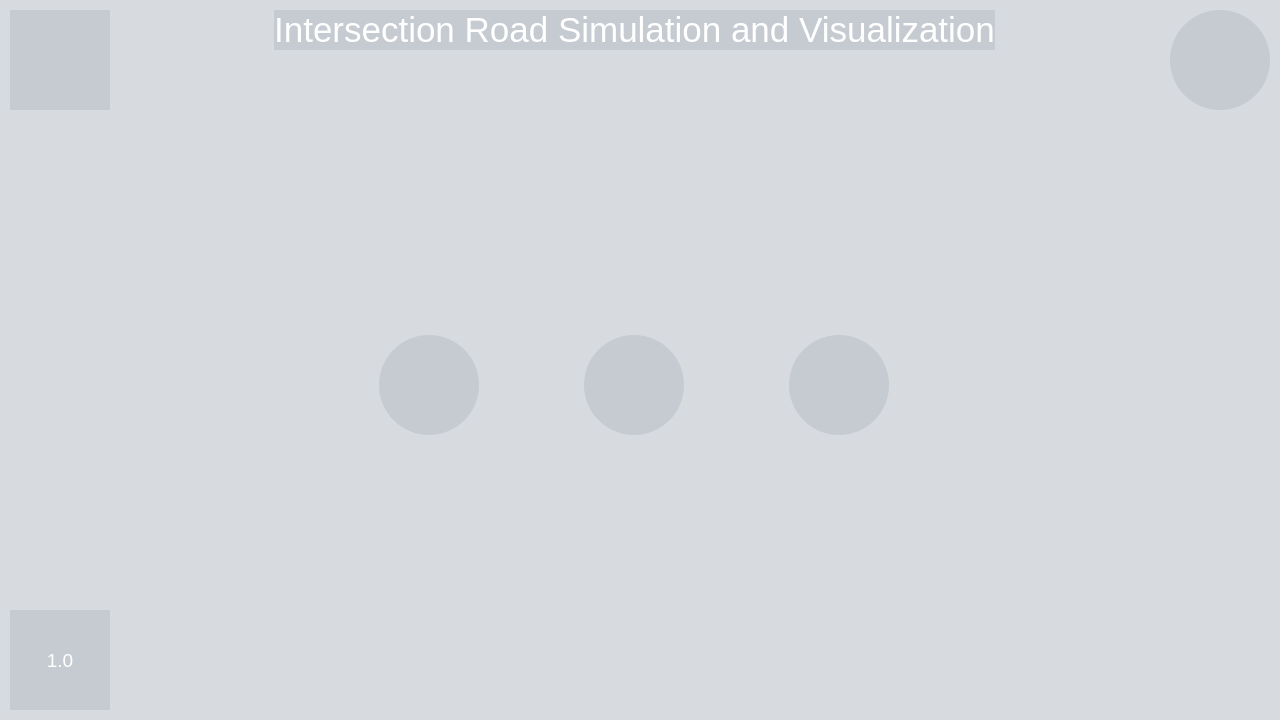
<?xml version="1.0" encoding="UTF-8"?>
<ui version="4.0">
 <class>IntroPage</class>
 <widget class="QWidget" name="IntroPage">
  <property name="geometry">
   <rect>
    <x>0</x>
    <y>0</y>
    <width>1280</width>
    <height>720</height>
   </rect>
  </property>
  <property name="windowTitle">
   <string>Form</string>
  </property>
  <property name="styleSheet">
   <string notr="true">QWidget{
background-color: rgba(44, 62, 80, 25);
}



QLabel{
color: rgb(255, 255, 255);
}

QPushButton{
 border-width:1px;
 border-radius:50px;
 border-color: red;
 max-width:100px;
 max-height:100px;
 min-width:100px;
 min-height:100px;

}
QPushButton::hover{
background-color: rgb(52, 73, 94);
}
</string>
  </property>
  <layout class="QHBoxLayout" name="horizontalLayout">
   <property name="spacing">
    <number>0</number>
   </property>
   <property name="leftMargin">
    <number>0</number>
   </property>
   <property name="topMargin">
    <number>0</number>
   </property>
   <property name="rightMargin">
    <number>0</number>
   </property>
   <property name="bottomMargin">
    <number>0</number>
   </property>
   <item>
    <layout class="QVBoxLayout" name="verticalLayout">
     <property name="spacing">
      <number>10</number>
     </property>
     <property name="leftMargin">
      <number>10</number>
     </property>
     <property name="topMargin">
      <number>10</number>
     </property>
     <property name="rightMargin">
      <number>10</number>
     </property>
     <property name="bottomMargin">
      <number>10</number>
     </property>
     <item>
      <widget class="QLabel" name="m_AppIcon">
       <property name="minimumSize">
        <size>
         <width>100</width>
         <height>100</height>
        </size>
       </property>
       <property name="maximumSize">
        <size>
         <width>100</width>
         <height>100</height>
        </size>
       </property>
       <property name="baseSize">
        <size>
         <width>50</width>
         <height>50</height>
        </size>
       </property>
       <property name="text">
        <string/>
       </property>
       <property name="pixmap">
        <pixmap resource="../resource.qrc">:/icon/Image/Logo-AI.png</pixmap>
       </property>
       <property name="scaledContents">
        <bool>true</bool>
       </property>
      </widget>
     </item>
     <item>
      <spacer name="verticalSpacer">
       <property name="orientation">
        <enum>Qt::Vertical</enum>
       </property>
       <property name="sizeHint" stdset="0">
        <size>
         <width>20</width>
         <height>40</height>
        </size>
       </property>
      </spacer>
     </item>
     <item>
      <widget class="QLabel" name="m_VersionNumber">
       <property name="minimumSize">
        <size>
         <width>100</width>
         <height>100</height>
        </size>
       </property>
       <property name="maximumSize">
        <size>
         <width>100</width>
         <height>100</height>
        </size>
       </property>
       <property name="baseSize">
        <size>
         <width>100</width>
         <height>100</height>
        </size>
       </property>
       <property name="font">
        <font>
         <family>Segoe UI</family>
         <pointsize>14</pointsize>
        </font>
       </property>
       <property name="layoutDirection">
        <enum>Qt::LeftToRight</enum>
       </property>
       <property name="text">
        <string>1.0</string>
       </property>
       <property name="scaledContents">
        <bool>true</bool>
       </property>
       <property name="alignment">
        <set>Qt::AlignCenter</set>
       </property>
      </widget>
     </item>
    </layout>
   </item>
   <item>
    <spacer name="horizontalSpacer">
     <property name="orientation">
      <enum>Qt::Horizontal</enum>
     </property>
     <property name="sizeHint" stdset="0">
      <size>
       <width>186</width>
       <height>20</height>
      </size>
     </property>
    </spacer>
   </item>
   <item>
    <layout class="QVBoxLayout" name="verticalLayout_3">
     <property name="spacing">
      <number>10</number>
     </property>
     <property name="leftMargin">
      <number>10</number>
     </property>
     <property name="topMargin">
      <number>10</number>
     </property>
     <property name="rightMargin">
      <number>10</number>
     </property>
     <property name="bottomMargin">
      <number>10</number>
     </property>
     <item>
      <widget class="QLabel" name="label">
       <property name="font">
        <font>
         <family>Segoe UI</family>
         <pointsize>26</pointsize>
         <weight>50</weight>
         <bold>false</bold>
        </font>
       </property>
       <property name="text">
        <string>Intersection Road Simulation and Visualization</string>
       </property>
       <property name="alignment">
        <set>Qt::AlignCenter</set>
       </property>
      </widget>
     </item>
     <item>
      <spacer name="verticalSpacer_3">
       <property name="orientation">
        <enum>Qt::Vertical</enum>
       </property>
       <property name="sizeHint" stdset="0">
        <size>
         <width>20</width>
         <height>40</height>
        </size>
       </property>
      </spacer>
     </item>
     <item>
      <layout class="QHBoxLayout" name="horizontalLayout_2">
       <property name="spacing">
        <number>10</number>
       </property>
       <property name="leftMargin">
        <number>10</number>
       </property>
       <property name="topMargin">
        <number>10</number>
       </property>
       <property name="rightMargin">
        <number>10</number>
       </property>
       <property name="bottomMargin">
        <number>10</number>
       </property>
       <item>
        <widget class="QPushButton" name="m_HelpButton">
         <property name="minimumSize">
          <size>
           <width>100</width>
           <height>100</height>
          </size>
         </property>
         <property name="text">
          <string/>
         </property>
         <property name="icon">
          <iconset resource="../resource.qrc">
           <normaloff>:/icon/Image/icon/help_icon.png</normaloff>:/icon/Image/icon/help_icon.png</iconset>
         </property>
         <property name="iconSize">
          <size>
           <width>100</width>
           <height>100</height>
          </size>
         </property>
        </widget>
       </item>
       <item>
        <widget class="QPushButton" name="m_PlayButton">
         <property name="sizePolicy">
          <sizepolicy hsizetype="Fixed" vsizetype="Fixed">
           <horstretch>0</horstretch>
           <verstretch>0</verstretch>
          </sizepolicy>
         </property>
         <property name="minimumSize">
          <size>
           <width>100</width>
           <height>100</height>
          </size>
         </property>
         <property name="maximumSize">
          <size>
           <width>100</width>
           <height>100</height>
          </size>
         </property>
         <property name="styleSheet">
          <string notr="true"/>
         </property>
         <property name="text">
          <string/>
         </property>
         <property name="icon">
          <iconset>
           <normalon>:/icon/Image/icon/play_icon.png</normalon>
          </iconset>
         </property>
         <property name="iconSize">
          <size>
           <width>140</width>
           <height>140</height>
          </size>
         </property>
        </widget>
       </item>
       <item>
        <widget class="QPushButton" name="m_ExitButton">
         <property name="minimumSize">
          <size>
           <width>100</width>
           <height>100</height>
          </size>
         </property>
         <property name="text">
          <string/>
         </property>
         <property name="icon">
          <iconset resource="../resource.qrc">
           <normaloff>:/icon/Image/icon/exit_icon.png</normaloff>:/icon/Image/icon/exit_icon.png</iconset>
         </property>
         <property name="iconSize">
          <size>
           <width>100</width>
           <height>100</height>
          </size>
         </property>
        </widget>
       </item>
      </layout>
     </item>
     <item>
      <spacer name="verticalSpacer_4">
       <property name="orientation">
        <enum>Qt::Vertical</enum>
       </property>
       <property name="sizeHint" stdset="0">
        <size>
         <width>20</width>
         <height>40</height>
        </size>
       </property>
      </spacer>
     </item>
    </layout>
   </item>
   <item>
    <spacer name="horizontalSpacer_3">
     <property name="orientation">
      <enum>Qt::Horizontal</enum>
     </property>
     <property name="sizeHint" stdset="0">
      <size>
       <width>197</width>
       <height>20</height>
      </size>
     </property>
    </spacer>
   </item>
   <item>
    <layout class="QVBoxLayout" name="verticalLayout_2">
     <property name="spacing">
      <number>10</number>
     </property>
     <property name="leftMargin">
      <number>10</number>
     </property>
     <property name="topMargin">
      <number>10</number>
     </property>
     <property name="rightMargin">
      <number>10</number>
     </property>
     <property name="bottomMargin">
      <number>10</number>
     </property>
     <item>
      <widget class="QPushButton" name="m_AboutButton">
       <property name="minimumSize">
        <size>
         <width>100</width>
         <height>100</height>
        </size>
       </property>
       <property name="text">
        <string/>
       </property>
       <property name="icon">
        <iconset resource="../resource.qrc">
         <normaloff>:/icon/Image/icon/about_icon.png</normaloff>:/icon/Image/icon/about_icon.png</iconset>
       </property>
       <property name="iconSize">
        <size>
         <width>100</width>
         <height>100</height>
        </size>
       </property>
      </widget>
     </item>
     <item>
      <spacer name="verticalSpacer_2">
       <property name="orientation">
        <enum>Qt::Vertical</enum>
       </property>
       <property name="sizeHint" stdset="0">
        <size>
         <width>20</width>
         <height>40</height>
        </size>
       </property>
      </spacer>
     </item>
    </layout>
   </item>
  </layout>
 </widget>
 <resources>
  <include location="../resource.qrc"/>
 </resources>
 <connections/>
</ui>
